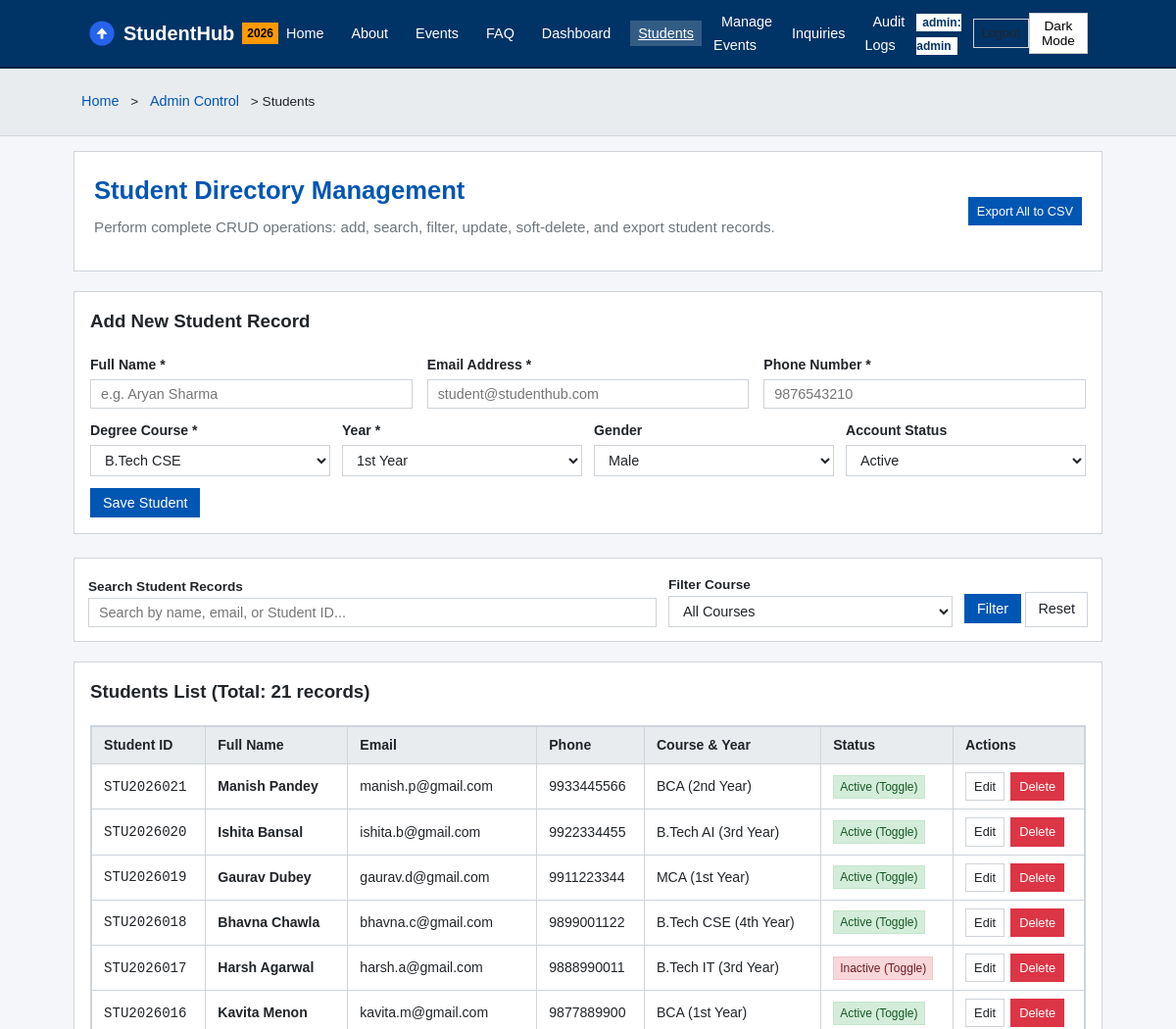
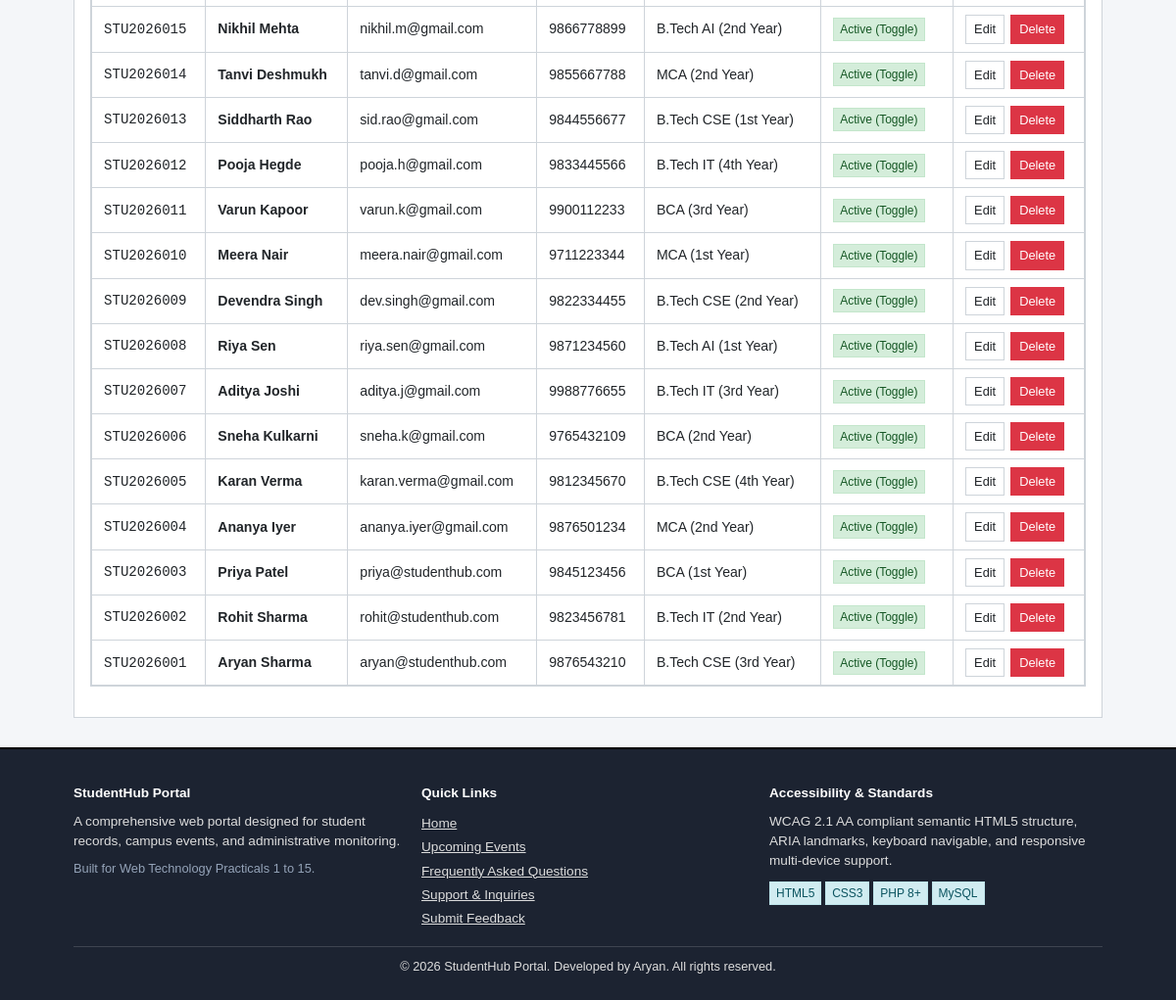
Page /admin_students.php (signed in) on the committed database (2 pictures, top to bottom).
### tables this page shows
CREATE TABLE `students` (
  `id` INT AUTO_INCREMENT PRIMARY KEY,
  `user_id` INT DEFAULT NULL,
  `student_id_code` VARCHAR(20) NOT NULL UNIQUE,
  `full_name` VARCHAR(100) NOT NULL,
  `email` VARCHAR(100) NOT NULL UNIQUE,
  `phone` VARCHAR(15) NOT NULL,
  `course` VARCHAR(50) NOT NULL,
  `year` VARCHAR(10) NOT NULL,
  `gender` ENUM('Male', 'Female', 'Other') NOT NULL,
  `status` ENUM('Active', 'Inactive') NOT NULL DEFAULT 'Active',
  `created_at` TIMESTAMP DEFAULT CURRENT_TIMESTAMP,
  CONSTRAINT `fk_students_user` FOREIGN KEY (`user_id`) REFERENCES `users` (`id`) ON DELETE SET NULL ON UPDATE CASCADE
);

### config/db.php (called while the page is built, shortened)
<?php
try {
    $conn = @mysqli_connect(DB_HOST, DB_USER, DB_PASS, DB_NAME, DB_PORT);
    if ($conn) {
        $db_connected = true;
    } else {
        $db_error_message = mysqli_connect_error();
    }
} catch (Throwable $e) {
    $conn = null;
    $db_connected = false;
    $db_error_message = $e->getMessage();
}
function sanitize_input($data) {
    $data = trim($data);
    $data = stripslashes($data);
    $data = htmlspecialchars($data, ENT_QUOTES, 'UTF-8');
    return $data;
}

### admin_students.php (the view, shortened to what this page needs)
<?php
require_once __DIR__ . '/config/db.php';
require_once __DIR__ . '/config/logger.php';
$edit_student = null;
$search = sanitize_input($_GET['search'] ?? '');
$filter_course = sanitize_input($_GET['course'] ?? 'All');
$students_list = [];
if ($db_connected && $conn) {
    $q = "SELECT * FROM students WHERE 1=1";
    $params = [];
    $types = "";
    $q .= " ORDER BY id DESC";
    if (!empty($params)) {
        $stmt = mysqli_prepare($conn, $q);
        mysqli_stmt_bind_param($stmt, $types, ...$params);
        mysqli_stmt_execute($stmt);
        $res = mysqli_stmt_get_result($stmt);
        while ($row = mysqli_fetch_assoc($res)) {
            $students_list[] = $row;
        }
        mysqli_stmt_close($stmt);
    } else {
        $res = mysqli_query($conn, $q);
        while ($row = mysqli_fetch_assoc($res)) {
            $students_list[] = $row;
        }
    }
}
require_once __DIR__ . '/includes/header.php';
?>
<div class="hero" style="text-align: left; padding: 20px;">
  <div style="display: flex; justify-content: space-between; align-items: center; flex-wrap: wrap; gap: 12px;">
    <div>
      <h1>Student Directory Management</h1>
      <p>Perform complete CRUD operations: add, search, filter, update, soft-delete, and export student records.</p>
    </div>
    <div>
      <a href="export_students.php" class="btn btn-primary btn-sm">Export All to CSV</a>
    </div>
  </div>
</div>
<div class="card" style="margin-bottom: 24px;">
  <h3><?php echo $edit_student ? "Edit Student Record (#{$edit_student['student_id_code']})" : "Add New Student Record"; ?></h3>
  <form action="admin_students.php" method="POST" style="margin-top: 12px;">
    <div class="grid-3">
      <div class="form-group">
        <label for="full_name">Full Name *</label>
        <input type="text" id="full_name" name="full_name" class="form-control" placeholder="e.g. Aryan Sharma" value="<?php echo $edit_student ? htmlspecialchars($edit_student['full_name']) : ''; ?>" required>
      </div>
      <div class="form-group">
        <label for="email">Email Address *</label>
        <input type="email" id="email" name="email" class="form-control" placeholder="student@studenthub.com" value="<?php echo $edit_student ? htmlspecialchars($edit_student['email']) : ''; ?>" required>
      </div>
      <div class="form-group">
        <label for="phone">Phone Number *</label>
        <input type="tel" id="phone" name="phone" class="form-control" placeholder="9876543210" maxlength="10" value="<?php echo $edit_student ? htmlspecialchars($edit_student['phone']) : ''; ?>" required>
      </div>
    </div>
    <div class="grid-4">
      <div class="form-group">
        <label for="course">Degree Course *</label>
        <select id="course" name="course" class="form-control" required>
          <option value="B.Tech CSE" <?php echo ($edit_student && $edit_student['course'] === 'B.Tech CSE') ? 'selected' : ''; ?>>B.Tech CSE</option>
        </select>
      </div>
      <div class="form-group">
        <label for="year">Year *</label>
        <select id="year" name="year" class="form-control" required>
          <option value="1st Year" <?php echo ($edit_student && $edit_student['year'] === '1st Year') ? 'selected' : ''; ?>>1st Year</option>
        </select>
      </div>
      <div class="form-group">
        <label for="gender">Gender</label>
        <select id="gender" name="gender" class="form-control">
          <option value="Male" <?php echo ($edit_student && $edit_student['gender'] === 'Male') ? 'selected' : ''; ?>>Male</option>
        </select>
      </div>
      <div class="form-group">
        <label for="status">Account Status</label>
        <select id="status" name="status" class="form-control">
          <option value="Active" <?php echo ($edit_student && $edit_student['status'] === 'Active') ? 'selected' : ''; ?>>Active</option>
        </select>
      </div>
    </div>
    <div style="display: flex; gap: 10px;">
      <button type="submit" class="btn btn-primary"><?php echo $edit_student ? "Update Student" : "Save Student"; ?></button>
    </div>
  </form>
</div>
<div class="card" style="margin-bottom: 20px; padding: 14px;">
  <form action="admin_students.php" method="GET" style="display: flex; gap: 12px; flex-wrap: wrap; align-items: flex-end;">
    <div style="flex: 2; min-width: 220px;">
      <label for="search" style="font-size: 0.85rem; font-weight: bold;">Search Student Records</label>
      <input type="text" id="search" name="search" class="form-control" placeholder="Search by name, email, or Student ID..." value="<?php echo htmlspecialchars($search); ?>">
    </div>
    <div style="flex: 1; min-width: 160px;">
      <label for="course-filter" style="font-size: 0.85rem; font-weight: bold;">Filter Course</label>
      <select id="course-filter" name="course" class="form-control">
        <option value="All" <?php echo $filter_course === 'All' ? 'selected' : ''; ?>>All Courses</option>
      </select>
    </div>
    <div>
      <button type="submit" class="btn btn-primary">Filter</button>
      <a href="admin_students.php" class="btn btn-outline">Reset</a>
    </div>
  </form>
</div>
<div class="card">
  <div style="display:flex; justify-content:space-between; align-items:center; margin-bottom: 12px;">
    <h3>Students List (Total: <?php echo count($students_list); ?> records)</h3>
  </div>
  <?php if (empty($students_list)): ?>
    <div class="alert alert-info">No student records found matching your criteria.</div>
  <?php else: ?>
    <div class="table-responsive">
      <table>
        <thead>
          <tr>
            <th>Student ID</th>
            <th>Full Name</th>
            <th>Email</th>
            <th>Phone</th>
            <th>Course &amp; Year</th>
            <th>Status</th>
            <th>Actions</th>
          </tr>
        </thead>
        <tbody>
          <?php foreach ($students_list as $s): ?>
            <tr>
              <td><code><?php echo htmlspecialchars($s['student_id_code']); ?></code></td>
              <td><strong><?php echo htmlspecialchars($s['full_name']); ?></strong></td>
              <td><?php echo htmlspecialchars($s['email']); ?></td>
              <td><?php echo htmlspecialchars($s['phone']); ?></td>
              <td><?php echo htmlspecialchars($s['course'] . ' (' . $s['year'] . ')'); ?></td>
              <td>
                <a href="admin_students.php?action=toggle_status&id=<?php echo $s['id']; ?>" title="Click to toggle status" style="text-decoration:none;">
                  <span class="badge <?php echo $s['status'] === 'Active' ? 'badge-success' : 'badge-danger'; ?>">
                    <?php echo htmlspecialchars($s['status']); ?> (Toggle)
                  </span>
                </a>
              </td>
              <td>
                <div style="display: flex; gap: 6px;">
                  <a href="admin_students.php?edit_id=<?php echo $s['id']; ?>" class="btn btn-outline btn-sm">Edit</a>
                  <a href="admin_students.php?action=delete&id=<?php echo $s['id']; ?>" class="btn btn-danger btn-sm" onclick="return confirm('Are you sure you want to permanently delete student <?php echo addslashes($s['full_name']); ?>?');">Delete</a>
                </div>
              </td>
            </tr>
          <?php endforeach; ?>
        </tbody>
      </table>
    </div>
  <?php endif; ?>
</div>
<?php require_once __DIR__ . '/includes/footer.php'; ?>

### assets/css/style.css (style rules this page uses)
:root { --bg-color: #f4f6f9; --text-color: #212529; --card-bg: #ffffff; --border-color: #ced4da; --primary-color: #0056b3; --primary-hover: #004085; --secondary-color: #6c757d; --success-color: #28a745; --danger-color: #dc3545; --warning-color: #ffc107; --header-bg: #003366; --header-text: #ffffff; --footer-bg: #1c2331; --footer-text: #dddddd; --font-family: Arial, Helvetica, sans-serif; }
* { box-sizing: border-box; margin: 0; padding: 0; }
body { font-family: var(--font-family); background-color: var(--bg-color); color: var(--text-color); line-height: 1.5; display: flex; flex-direction: column; min-height: 100vh; }
.hero { background: var(--card-bg); border: 1px solid var(--border-color); padding: 20px; margin-bottom: 20px; text-align: center; }
.hero h1 { font-size: 1.6rem; margin-bottom: 8px; color: var(--primary-color); }
.hero p { color: var(--secondary-color); max-width: 700px; margin: 0 auto 12px; font-size: 0.95rem; }
.btn { display: inline-block; padding: 6px 12px; text-decoration: none; font-size: 0.9rem; font-family: inherit; border: 1px solid transparent; cursor: pointer; text-align: center; }
.btn-primary { background-color: var(--primary-color); color: #ffffff; border-color: var(--primary-color); }
.btn-outline { border-color: var(--border-color); background: transparent; color: var(--text-color); }
.btn-danger { background-color: var(--danger-color); color: #ffffff; border-color: var(--danger-color); }
.btn-sm { padding: 4px 8px; font-size: 0.8rem; }
.grid-3 { display: grid; grid-template-columns: repeat(3, 1fr); gap: 15px; }
.grid-4 { display: grid; grid-template-columns: repeat(4, 1fr); gap: 12px; }
.card { background: var(--card-bg); border: 1px solid var(--border-color); padding: 16px; margin-bottom: 15px; display: flex; flex-direction: column; }
.card h2, .card h3, .card h4 { margin-bottom: 8px; }
.form-group { margin-bottom: 12px; display: flex; flex-direction: column; }
.form-group label { font-weight: bold; font-size: 0.88rem; margin-bottom: 4px; }
.form-control { width: 100%; padding: 6px 10px; border: 1px solid var(--border-color); background-color: var(--card-bg); color: var(--text-color); font-size: 0.9rem; font-family: inherit; }
.table-responsive { overflow-x: auto; border: 1px solid var(--border-color); background: var(--card-bg); margin-bottom: 15px; }
table { width: 100%; border-collapse: collapse; text-align: left; font-size: 0.88rem; }
th, td { padding: 8px 12px; border: 1px solid var(--border-color); }
th { background-color: #e9ecef; font-weight: bold; }
.badge { display: inline-block; padding: 2px 6px; font-size: 0.75rem; border: 1px solid var(--border-color); background: #f0f0f0; color: #333333; }
.badge-success { background: #d4edda; color: #155724; border-color: #c3e6cb; }
.badge-danger { background: #f8d7da; color: #721c24; border-color: #f5c6cb; }

### rows in the picture
students: student_id_code "STU2026021", full_name "Manish Pandey", email "manish.p@gmail.com", phone "9933445566", course+year "BCA (2nd Year)", status "Active"
students: student_id_code "STU2026020", full_name "Ishita Bansal", email "ishita.b@gmail.com", phone "9922334455", course+year "B.Tech AI (3rd Year)", status "Active"
students: student_id_code "STU2026019", full_name "Gaurav Dubey", email "gaurav.d@gmail.com", phone "9911223344", course+year "MCA (1st Year)", status "Active"
students: student_id_code "STU2026018", full_name "Bhavna Chawla", email "bhavna.c@gmail.com", phone "9899001122", course+year "B.Tech CSE (4th Year)", status "Active"
students: student_id_code "STU2026017", full_name "Harsh Agarwal", email "harsh.a@gmail.com", phone "9888990011", course+year "B.Tech IT (3rd Year)", status "Inactive"
students: student_id_code "STU2026016", full_name "Kavita Menon", email "kavita.m@gmail.com", phone "9877889900", course+year "BCA (1st Year)", status "Active"
students: student_id_code "STU2026015", full_name "Nikhil Mehta", email "nikhil.m@gmail.com", phone "9866778899", course+year "B.Tech AI (2nd Year)", status "Active"
students: student_id_code "STU2026014", full_name "Tanvi Deshmukh", email "tanvi.d@gmail.com", phone "9855667788", course+year "MCA (2nd Year)", status "Active"
students: student_id_code "STU2026013", full_name "Siddharth Rao", email "sid.rao@gmail.com", phone "9844556677", course+year "B.Tech CSE (1st Year)", status "Active"
students: student_id_code "STU2026012", full_name "Pooja Hegde", email "pooja.h@gmail.com", phone "9833445566", course+year "B.Tech IT (4th Year)", status "Active"
students: student_id_code "STU2026011", full_name "Varun Kapoor", email "varun.k@gmail.com", phone "9900112233", course+year "BCA (3rd Year)", status "Active"
students: student_id_code "STU2026010", full_name "Meera Nair", email "meera.nair@gmail.com", phone "9711223344", course+year "MCA (1st Year)", status "Active"
students: student_id_code "STU2026009", full_name "Devendra Singh", email "dev.singh@gmail.com", phone "9822334455", course+year "B.Tech CSE (2nd Year)", status "Active"
students: student_id_code "STU2026008", full_name "Riya Sen", email "riya.sen@gmail.com", phone "9871234560", course+year "B.Tech AI (1st Year)", status "Active"
students: student_id_code "STU2026007", full_name "Aditya Joshi", email "aditya.j@gmail.com", phone "9988776655", course+year "B.Tech IT (3rd Year)", status "Active"
students: student_id_code "STU2026006", full_name "Sneha Kulkarni", email "sneha.k@gmail.com", phone "9765432109", course+year "BCA (2nd Year)", status "Active"
students: student_id_code "STU2026005", full_name "Karan Verma", email "karan.verma@gmail.com", phone "9812345670", course+year "B.Tech CSE (4th Year)", status "Active"
students: student_id_code "STU2026004", full_name "Ananya Iyer", email "ananya.iyer@gmail.com", phone "9876501234", course+year "MCA (2nd Year)", status "Active"
students: student_id_code "STU2026003", full_name "Priya Patel", email "priya@studenthub.com", phone "9845123456", course+year "BCA (1st Year)", status "Active"
students: student_id_code "STU2026002", full_name "Rohit Sharma", email "rohit@studenthub.com", phone "9823456781", course+year "B.Tech IT (2nd Year)", status "Active"
students: student_id_code "STU2026001", full_name "Aryan Sharma", email "aryan@studenthub.com", phone "9876543210", course+year "B.Tech CSE (3rd Year)", status "Active"

### other values in the picture
$user['role'] "admin"
$user['username'] "admin"
$title "Home"
$title "Admin Control"
$title "Students"
count($students_list) "21"
